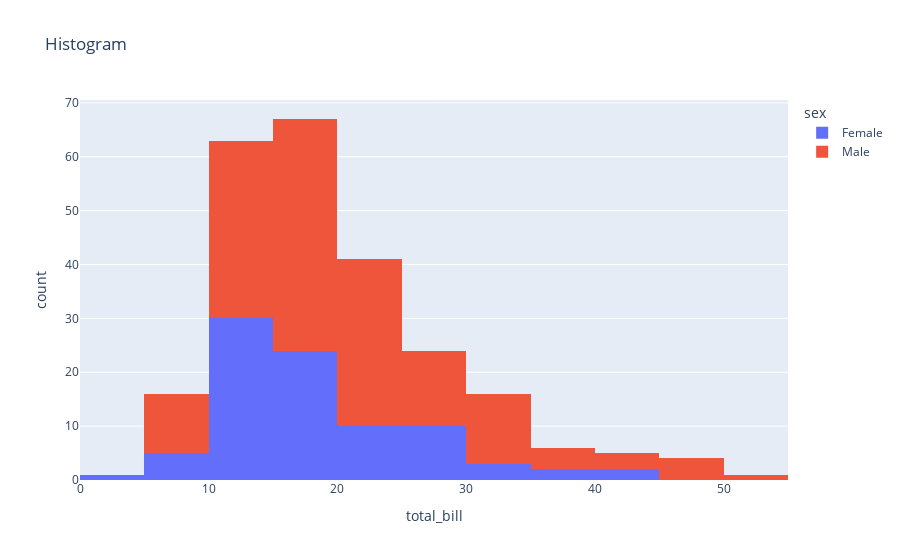

The notebook cell saved with this chart:
### Code cell
# Using plotly library
fig = px.histogram(tips, x='total_bill', color='sex', nbins=10, title='Histogram')
# fig = px.histogram(tips, x='total_bill', nbins=10)
 
# Showing the plot
fig.show()

### Figure 1 — Plotly figure (JSON) as saved in the notebook; plotly's stock layout.template omitted (floating-point values rounded to 4 significant figures; data arrays with more than 128 entries replaced by an {"elided": "..."} marker saying what was removed)
{"data": [{"alignmentgroup": "True", "bingroup": "x", "hovertemplate": "sex=Female<br>total_bill=%{x}<br>count=%{y}<extra></extra>", "legendgroup": "Female", "marker": {"color": "#636efa"}, "name": "Female", "nbinsx": 10, "offsetgroup": "Female", "orientation": "v", "showlegend": true, "type": "histogram", "x": [16.99, 24.59, 35.26, 14.83, 10.33, 16.97, 20.29, 15.77, 19.65, 15.06, 20.69, 16.93, 10.29, 34.81, 26.41, 16.45, 3.07, 17.07, 26.86, 25.28, 14.73, 10.07, 34.83, 5.75, 16.32, 22.75, 11.35, 15.38, 44.3, 22.42, 20.92, 14.31, 7.25, 25.71, 17.31, 10.65, 12.43, 24.08, 13.42, 12.48, 29.8, 14.52, 11.38, 20.27, 11.17, 12.26, 18.26, 8.51, 10.33, 14.15, 13.16, 17.47, 27.05, 16.43, 8.35, 18.64, 11.87, 29.85, 25, 13.39, 16.21, 17.51, 10.59, 10.63, 9.6, 20.9, 18.15, 19.81, 43.11, 13, 12.74, 13, 16.4, 16.47, 12.76, 13.27, 28.17, 12.9, 30.14, 13.42, 15.98, 16.27, 10.09, 22.12, 35.83, 27.18, 18.78], "xaxis": "x", "yaxis": "y"}, {"alignmentgroup": "True", "bingroup": "x", "hovertemplate": "sex=Male<br>total_bill=%{x}<br>count=%{y}<extra></extra>", "legendgroup": "Male", "marker": {"color": "#EF553B"}, "name": "Male", "nbinsx": 10, "offsetgroup": "Male", "orientation": "v", "showlegend": true, "type": "histogram", "x": {"elided": "157 float values"}, "xaxis": "x", "yaxis": "y"}], "layout": {"barmode": "relative", "legend": {"title": {"text": "sex"}, "tracegroupgap": 0}, "title": {"text": "Histogram"}, "xaxis": {"anchor": "y", "domain": [0, 1], "title": {"text": "total_bill"}}, "yaxis": {"anchor": "x", "domain": [0, 1], "title": {"text": "count"}}}}
